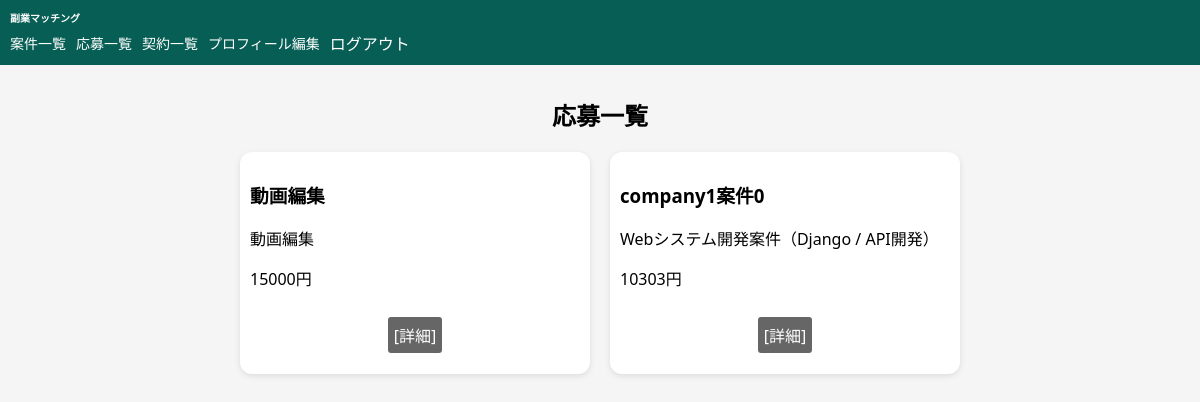
The page /applications/ (signed in) on the database its author committed.
### matching/models.py (models this page shows, shortened)
class Application(models.Model):
    STATUS_CHOICES = [
        ("pending", "応募中"),
        ("accepted", "採用"),
        ("rejected", "不採用"),
    ]
    job = models.ForeignKey(Job, on_delete=models.CASCADE)
    user = models.ForeignKey(User, on_delete=models.CASCADE)
    created_at = models.DateTimeField(auto_now_add=True)
    status = models.CharField(
        max_length=20,
        choices=STATUS_CHOICES,
        default="pending"
    )

class Job(models.Model):
    title = models.CharField(max_length=100)
    description = models.TextField()
    reward = models.IntegerField()
    max_workers = models.IntegerField(default=1)
    client = models.ForeignKey(User, on_delete=models.CASCADE)
    created_at = models.DateTimeField(auto_now_add=True)

### matching/views.py (the view)
# urls.py: path("applications/", views.my_applications, name="my_applications"),
@login_required
def my_applications(request):
    applications = Application.objects.filter(
        user=request.user
    ).select_related("job").order_by("-id")
    return render(request, "matching/my_applications.html", {
        "applications": applications
    })

### matching/templates/matching/my_applications.html (shortened to what this page needs)
{% extends "base.html" %}
{% load static %}
{% block content %}
<h2>応募一覧</h2>
<div class="job_list">
  {% for app in applications %}
    <div class="job_card">
      <h3>{{ app.job.title }}</h3>
      <p>{{ app.job.description|truncatechars:40 }}</p>
      <p>{{ app.job.reward }}円</p>
      <div class="job_actions">
        <a href="{% url 'job_detail' app.job.id %}?from=applications" class="action_btn detail">[詳細]</a>
      </div>
    </div>
  {% empty %}
    <p>まだ応募していません</p>
  {% endfor %}
</div>
{% endblock %}

### matching/static/matching/css/ui.css (style rules this page uses)
a, button { cursor: pointer; }
a { text-decoration: none; }
body { margin: 0; font-family: system-ui, -apple-system, BlinkMacSystemFont, 'Segoe UI', Roboto, Oxygen, Ubuntu, Cantarell, 'Open Sans', 'Helvetica Neue', sans-serif; background: #eee; }
.job_list { display: flex; flex-wrap: wrap; justify-content: center; gap: 20px; width: 100%; margin: 0 auto; }
.job_card { flex: 0 1 330px; background: #fff; border-radius: 12px; padding: 10px; box-shadow: 0 2px 6px rgba(0,0,0,0.1); }
.job_actions { display: flex; gap: 8px; margin-top: 10px; padding: 5px; justify-content: center; }
.detail { background: rgba(0,0,0,0.6); color: #fff; border-radius: 3px; margin: 6px; padding: 6px; }
.job_card { position: relative; }
h2 { text-align: center; }

### rows shown on the page
Application: job "動画編集", job.description "動画編集", job.reward "15000"
Application: job "company1案件0", job.description "Webシステム開発案件（Django / API開発）", job.reward "10303"
